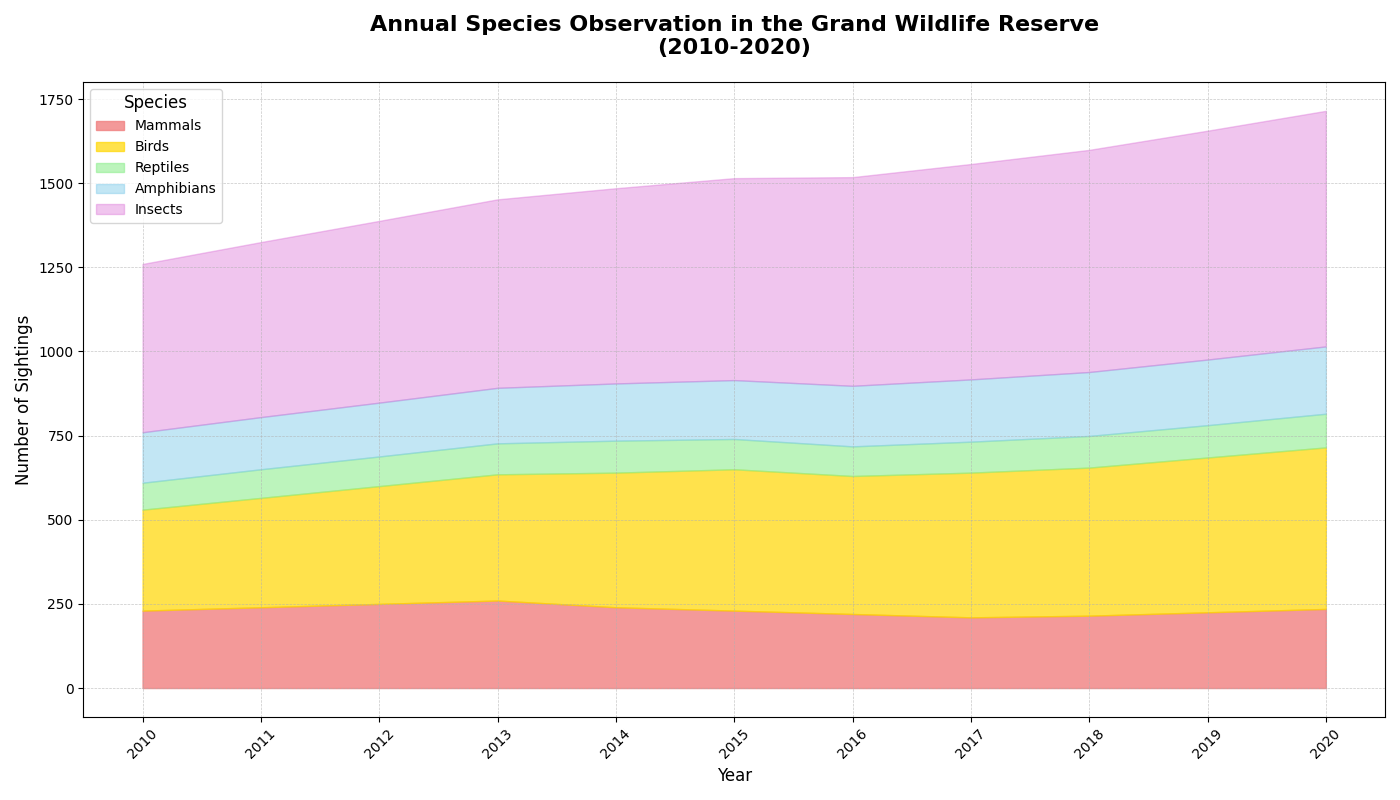

This chart was generated by the following Python code:
import matplotlib.pyplot as plt
import numpy as np

# Backstory: Annual Species Observation in the Grand Wildlife Reserve from 2010 to 2020
# Imagine we're showcasing the data collected over a decade regarding the annual sightings of five key species in a wildlife reserve.

# Defining the years
years = np.arange(2010, 2021)

# Defining the number of sightings for each species over the years
mammals = np.array([230, 240, 250, 260, 240, 230, 220, 210, 215, 225, 235])
birds = np.array([300, 325, 350, 375, 400, 420, 410, 430, 440, 460, 480])
reptiles = np.array([80, 85, 88, 92, 95, 90, 88, 92, 94, 96, 100])
amphibians = np.array([150, 155, 160, 165, 170, 175, 180, 185, 190, 195, 200])
insects = np.array([500, 520, 540, 560, 580, 600, 620, 640, 660, 680, 700])

# Stack data for the area chart
data = np.array([mammals, birds, reptiles, amphibians, insects])
data_stack = np.cumsum(data, axis=0)

# Create the plot
fig, ax = plt.subplots(figsize=(14, 8))

# Plot the areas
ax.fill_between(years, 0, data_stack[0], label='Mammals', color='lightcoral', alpha=0.8)
ax.fill_between(years, data_stack[0], data_stack[1], label='Birds', color='gold', alpha=0.7)
ax.fill_between(years, data_stack[1], data_stack[2], label='Reptiles', color='lightgreen', alpha=0.6)
ax.fill_between(years, data_stack[2], data_stack[3], label='Amphibians', color='skyblue', alpha=0.5)
ax.fill_between(years, data_stack[3], data_stack[4], label='Insects', color='orchid', alpha=0.4)

# Add title and labels
ax.set_title("Annual Species Observation in the Grand Wildlife Reserve\n(2010-2020)", fontsize=16, weight='bold', pad=20)
ax.set_xlabel("Year", fontsize=12)
ax.set_ylabel("Number of Sightings", fontsize=12)

# Rotate x-axis labels to avoid overlapping
ax.set_xticks(years)
ax.set_xticklabels(years, rotation=45, fontsize=10)

# Add gridlines for better readability
ax.grid(True, linestyle='--', linewidth=0.5, alpha=0.7)

# Add legend with clear identification
ax.legend(loc='upper left', fontsize=10, title='Species', title_fontsize='12')

# Adjust layout to prevent overlap and improve visual appeal
plt.tight_layout()

# Display the chart
plt.show()
